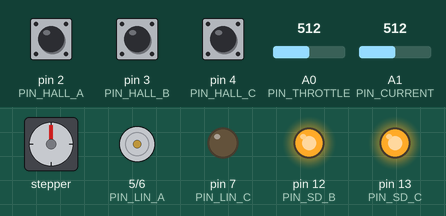
This sketch was run on a simulated Arduino Uno, built with avr-gcc and run on an emulated ATmega328P. Parts: stepper motor, motor-driver pin pairs drawn as motors (green arrow = first pin HIGH = forward, orange = second pin HIGH = backward, longer = more drive), output pins drawn as LEDs (lit = HIGH). Wiring (inferred from the names in the program): stepper motor (2048 steps per turn assumed): coils pin 8, pin 9, pin 11, pin 10. The test bench sets the inputs (shaded band); at power-on: pin 2 (PIN_HALL_A) HIGH, pin 3 (PIN_HALL_B) HIGH, pin 4 (PIN_HALL_C) HIGH, A0 (PIN_THROTTLE) = 512, A1 (PIN_CURRENT) = 512. Pins used as bus, display or sensor lines are not drawn.

Above: at 1.2 s.
1.3 s: pin 2 (PIN_HALL_A) pulled LOW for 0.15 s
At 1.37 s:
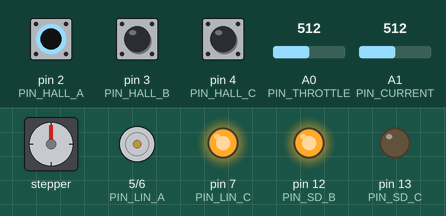
2.9 s: pin 3 (PIN_HALL_B) pulled LOW for 0.15 s
At 2.97 s:
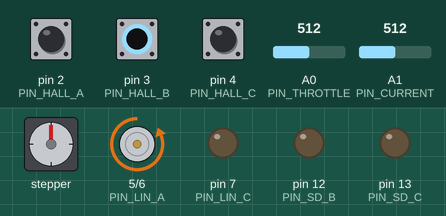
4.5 s: pin 4 (PIN_HALL_C) pulled LOW for 0.15 s
At 4.57 s:
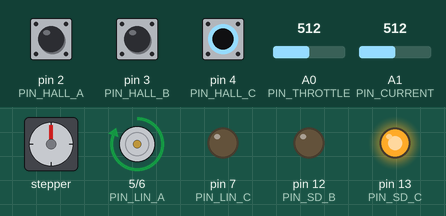
6.1 s: pin 4 (PIN_HALL_C) pulled LOW for 3.2 s
At 10.1 s:
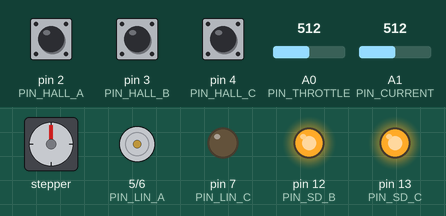
10.8 s: pin 2 (PIN_HALL_A) pulled LOW for 1 s
At 11.2 s:
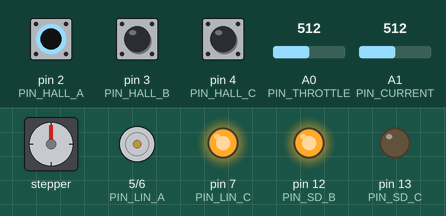
13.3 s: pin 2 (PIN_HALL_A) pulled LOW for 3.2 s
At 17.9 s:
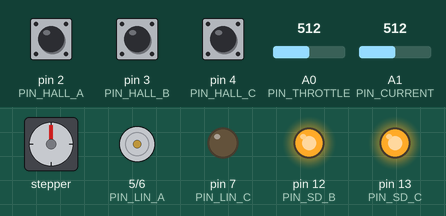
Timing chart, 0 to 19.0 s (numbered marks = the images above; inputs shaded):
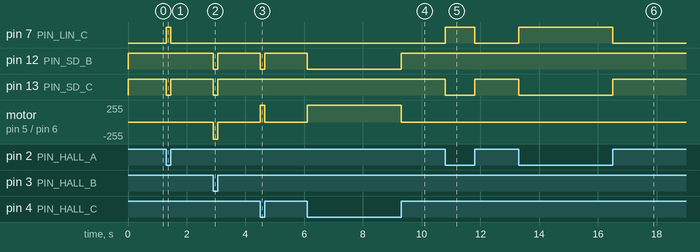

The sketch:

motoco.ino
```cpp
#include <Wire.h>

const uint8_t PIN_THROTTLE = A0;
const uint8_t PIN_CURRENT  = A1;
const uint8_t PIN_HALL_A = 2;
const uint8_t PIN_HALL_B = 3;
const uint8_t PIN_HALL_C = 4;
const uint8_t PIN_HIN_A = 9;
const uint8_t PIN_HIN_B = 10;
const uint8_t PIN_HIN_C = 11;
const uint8_t PIN_LIN_A = 5;
const uint8_t PIN_LIN_B = 6;
const uint8_t PIN_LIN_C = 7;
const uint8_t PIN_SD_A = 8;
const uint8_t PIN_SD_B = 12;
const uint8_t PIN_SD_C = 13;

const uint8_t I2C_SLAVE_ADDR = 0x08;
const uint8_t POLE_PAIRS = 15; // TUNING REQUIRED

volatile uint8_t hallState = 0;
volatile uint8_t previousHallState = 0;
volatile unsigned long lastCommutationTime = 0;
volatile unsigned long commutationInterval = 0;
volatile unsigned int sharedMotorRPM = 0;
volatile int sharedCurrentRaw = 0;

uint8_t lastAppliedState = 0;
int lastAppliedDuty = -1;
int throttleValue = 0;
int pwmDuty = 0;

void setup() {
    pinMode(PIN_THROTTLE, INPUT); pinMode(PIN_CURRENT, INPUT);
    pinMode(PIN_HALL_A, INPUT_PULLUP); pinMode(PIN_HALL_B, INPUT_PULLUP); pinMode(PIN_HALL_C, INPUT_PULLUP);
    pinMode(PIN_HIN_A, OUTPUT); pinMode(PIN_LIN_A, OUTPUT); pinMode(PIN_SD_A, OUTPUT);
    pinMode(PIN_HIN_B, OUTPUT); pinMode(PIN_LIN_B, OUTPUT); pinMode(PIN_SD_B, OUTPUT);
    pinMode(PIN_HIN_C, OUTPUT); pinMode(PIN_LIN_C, OUTPUT); pinMode(PIN_SD_C, OUTPUT);

    disableAllPhases();

    TCCR1B = (TCCR1B & 0b11111000) | 0x01;
    TCCR2B = (TCCR2B & 0b11111000) | 0x01;

    Wire.begin(I2C_SLAVE_ADDR);
    Wire.onRequest(i2cRequestEvent);

    PCICR |= (1 << PCIE2);
    PCMSK2 |= (1 << PCINT18) | (1 << PCINT19) | (1 << PCINT20);
    updateHallState();
}

void loop() {
    throttleValue = analogRead(PIN_THROTTLE);
    pwmDuty = (throttleValue < 50) ? 0 : map(throttleValue, 50, 1023, 0, 240);

    int currentReading = analogRead(PIN_CURRENT);

    noInterrupts();
    unsigned long currentInterval = commutationInterval;
    unsigned long timeSinceLast = micros() - lastCommutationTime;
    interrupts();

    unsigned int calcRPM = 0;
    if (timeSinceLast < 100000 && currentInterval > 0) {
        calcRPM = (10000000UL / currentInterval) / POLE_PAIRS;
    }

    noInterrupts();
    sharedMotorRPM = calcRPM;
    sharedCurrentRaw = currentReading;
    interrupts();

    if (pwmDuty == 0) {
        if (lastAppliedDuty != 0) {
            disableAllPhases();
            lastAppliedDuty = 0; lastAppliedState = 0;
        }
    } else if (hallState != lastAppliedState || abs(pwmDuty - lastAppliedDuty) > 2) {
        commute(hallState, pwmDuty);
        lastAppliedState = hallState;
        lastAppliedDuty = pwmDuty;
    }
}

ISR(PCINT2_vect) {
    updateHallState();
}

void updateHallState() {
    uint8_t hA = digitalRead(PIN_HALL_A);
    uint8_t hB = digitalRead(PIN_HALL_B);
    uint8_t hC = digitalRead(PIN_HALL_C);
    hallState = (hA << 2) | (hB << 1) | hC;

    if (hallState != previousHallState) {
        unsigned long now = micros();
        commutationInterval = now - lastCommutationTime;
        lastCommutationTime = now;
        previousHallState = hallState;
    }
}

void commute(uint8_t state, int duty) {
    switch(state) {
        case 1:
            digitalWrite(PIN_SD_C, HIGH); digitalWrite(PIN_LIN_C, LOW); analogWrite(PIN_HIN_C, 0);
            digitalWrite(PIN_LIN_A, LOW); analogWrite(PIN_HIN_B, 0);
            digitalWrite(PIN_SD_A, LOW); digitalWrite(PIN_SD_B, LOW);
            digitalWrite(PIN_LIN_B, HIGH); analogWrite(PIN_HIN_A, duty); break;
        case 2:
            digitalWrite(PIN_SD_A, HIGH); digitalWrite(PIN_LIN_A, LOW); analogWrite(PIN_HIN_A, 0);
            digitalWrite(PIN_LIN_B, LOW); analogWrite(PIN_HIN_C, 0);
            digitalWrite(PIN_SD_B, LOW); digitalWrite(PIN_SD_C, LOW);
            digitalWrite(PIN_LIN_C, HIGH); analogWrite(PIN_HIN_B, duty); break;
        case 3:
            digitalWrite(PIN_SD_B, HIGH); digitalWrite(PIN_LIN_B, LOW); analogWrite(PIN_HIN_B, 0);
            digitalWrite(PIN_LIN_A, LOW); analogWrite(PIN_HIN_C, 0);
            digitalWrite(PIN_SD_A, LOW); digitalWrite(PIN_SD_C, LOW);
            digitalWrite(PIN_LIN_C, HIGH); analogWrite(PIN_HIN_A, duty); break;
        case 4:
            digitalWrite(PIN_SD_B, HIGH); digitalWrite(PIN_LIN_B, LOW); analogWrite(PIN_HIN_B, 0);
            digitalWrite(PIN_LIN_C, LOW); analogWrite(PIN_HIN_A, 0);
            digitalWrite(PIN_SD_C, LOW); digitalWrite(PIN_SD_A, LOW);
            digitalWrite(PIN_LIN_A, HIGH); analogWrite(PIN_HIN_C, duty); break;
        case 5:
            digitalWrite(PIN_SD_A, HIGH); digitalWrite(PIN_LIN_A, LOW); analogWrite(PIN_HIN_A, 0);
            digitalWrite(PIN_LIN_C, LOW); analogWrite(PIN_HIN_B, 0);
            digitalWrite(PIN_SD_C, LOW); digitalWrite(PIN_SD_B, LOW);
            digitalWrite(PIN_LIN_B, HIGH); analogWrite(PIN_HIN_C, duty); break;
        case 6:
            digitalWrite(PIN_SD_C, HIGH); digitalWrite(PIN_LIN_C, LOW); analogWrite(PIN_HIN_C, 0);
            digitalWrite(PIN_LIN_B, LOW); analogWrite(PIN_HIN_A, 0);
            digitalWrite(PIN_SD_B, LOW); digitalWrite(PIN_SD_A, LOW);
            digitalWrite(PIN_LIN_A, HIGH); analogWrite(PIN_HIN_B, duty); break;
        default:
            disableAllPhases(); break;
    }
}

void disableAllPhases() {
    digitalWrite(PIN_SD_A, HIGH); digitalWrite(PIN_SD_B, HIGH); digitalWrite(PIN_SD_C, HIGH);
    analogWrite(PIN_HIN_A, 0); analogWrite(PIN_HIN_B, 0); analogWrite(PIN_HIN_C, 0);
    digitalWrite(PIN_LIN_A, LOW); digitalWrite(PIN_LIN_B, LOW); digitalWrite(PIN_LIN_C, LOW);
}

void i2cRequestEvent() {
    uint8_t payload[4];
    unsigned int txRPM = sharedMotorRPM;
    int txCurrent = sharedCurrentRaw;

    payload[0] = (txRPM >> 8) & 0xFF; payload[1] = txRPM & 0xFF;
    payload[2] = (txCurrent >> 8) & 0xFF; payload[3] = txCurrent & 0xFF;
    Wire.write(payload, 4);
}
```

Measured:
- after the input at 1.3 s, pin 7 (PIN_LIN_C): LOW → HIGH at once, → LOW 0.15 s later; pin 13 (PIN_SD_C): HIGH → LOW at once, → HIGH 0.15 s later
- after the input at 2.9 s, pin 12 (PIN_SD_B), pin 13 (PIN_SD_C): HIGH → LOW at once, → HIGH 0.15 s later; motor on pin 5 (PIN_LIN_A) / pin 6 (PIN_LIN_B): stopped → backward 255/255 at once, → stopped 0.15 s later
- after the input at 4.5 s, pin 12 (PIN_SD_B): HIGH → LOW at once, → HIGH 0.15 s later; motor on pin 5 (PIN_LIN_A) / pin 6 (PIN_LIN_B): stopped → forward 255/255 at once, → stopped 0.15 s later
- after the input at 6.1 s, pin 12 (PIN_SD_B): HIGH → LOW at once, → HIGH 3.2 s later; motor on pin 5 (PIN_LIN_A) / pin 6 (PIN_LIN_B): stopped → forward 255/255 at once, → stopped 3.2 s later
- after the input at 10.8 s, pin 7 (PIN_LIN_C): LOW → HIGH at once, → LOW 1.0 s later; pin 13 (PIN_SD_C): HIGH → LOW at once, → HIGH 1.0 s later
- after the input at 13.3 s, pin 7 (PIN_LIN_C): LOW → HIGH at once, → LOW 3.2 s later; pin 13 (PIN_SD_C): HIGH → LOW at once, → HIGH 3.2 s later
